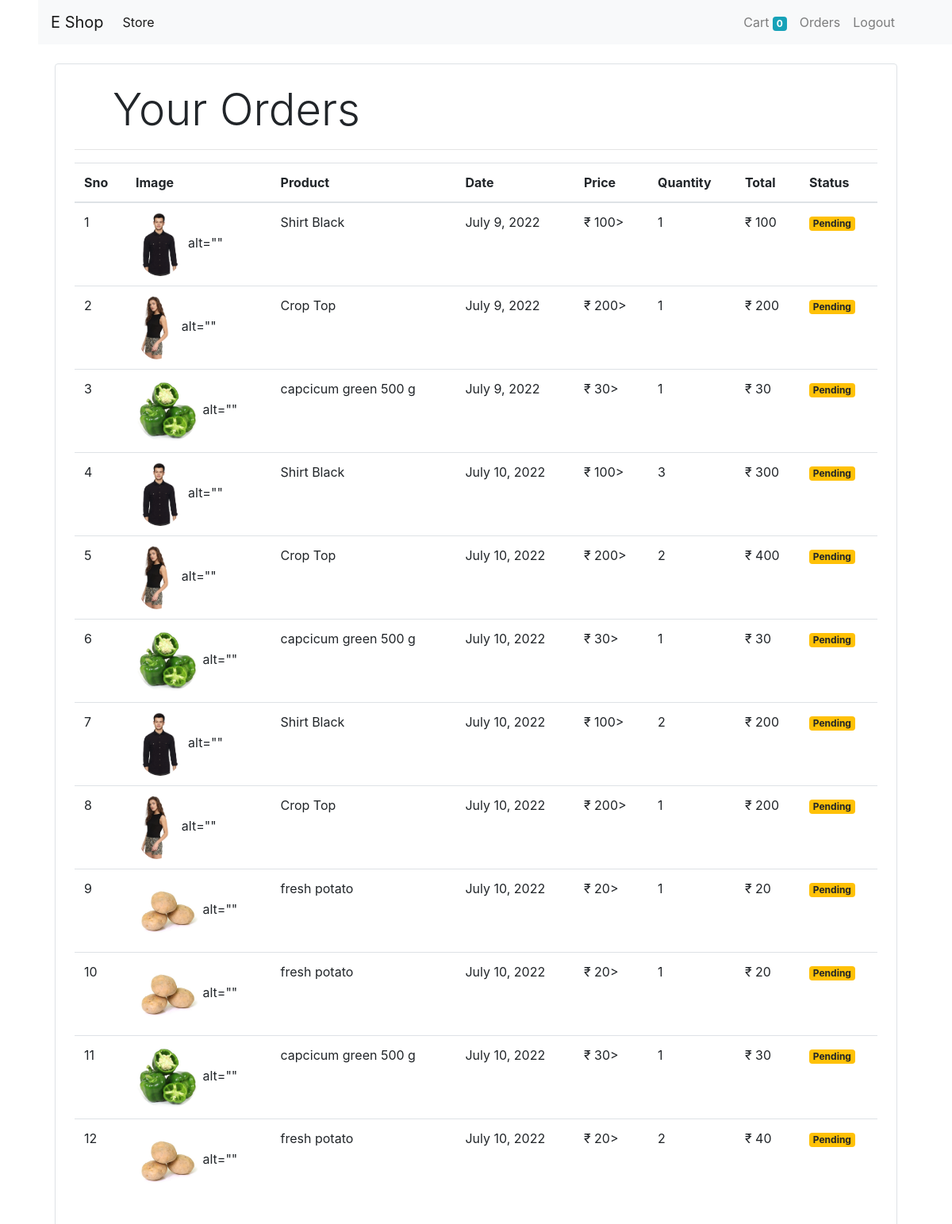
Screenshot of /orders (signed in) with the database file from the repository.
### store/models/orders.py (models this page shows, shortened)
class Order(models.Model):
    product = models.ForeignKey(Product, on_delete=models.CASCADE)
    customer = models.ForeignKey(Customer, on_delete=models.CASCADE)
    quantity = models.IntegerField(default=1)
    price = models.IntegerField()
    address=models.CharField(max_length=100, default='', blank=True)
    phone=models.CharField(max_length=15, default='', blank=True)
    date = models.DateField(default=datetime.datetime.today)
    status=models.BooleanField(default=False)
    @staticmethod
    def get_orders_by_customer(customer_id):
        return Order.objects\
            .filter(customer=customer_id)\
            .order_by('-date')

### store/models/product.py (models this page shows, shortened)
class Product(models.Model):
    name=models.CharField(max_length=50)
    price=models.IntegerField(default=0)
    description=models.CharField(max_length=100, default='', null=True, blank=True)
    category = models.ForeignKey(Category, on_delete=models.CASCADE, default=1)
    image = models.ImageField(upload_to='uploads/products/')

### store/middlewares/auth.py (the view)
    def middleware(request):
        print('middleware')
        print(request.session.get('customer'))
        returnUrl=request.META['PATH_INFO']
        print('line 10 auth.py: ', request.META['PATH_INFO'])
        if not request.session.get('customer'):
            return redirect(f'login?return_url={returnUrl}')
        response = get_response(request)
        return response

### store/templatetags/custom_filter.py (called while the page is built)
@register.filter(name='currency')
def currency(number):
    return "₹ "+str(number)

@register.filter(name='multiply')
def multiply(number, number1):
    return number * number1

### store/views/orders.py (called while the page is built)
    def get(self, request):
        customer = request.session.get('customer')
        orders = Order.get_orders_by_customer(customer)
        print(orders)
        orders=orders.reverse()
        return render(request, 'orders.html', {'orders': orders})

### store/templates/orders.html
{% extends 'base.html' %}
{% block content %}
{% load cart %}
{% load custom_filter %}
<div class="container">
  <div class="border rounded p-4 m-4">
   <p class="display-4 pl-4 ml-4">Your Orders</p>
   <hr />
   <table class="table">
      <thead>
        <tr>
          <th>Sno</th>
          <th>Image</th>
          <th>Product</th>
          <th>Date</th>
          <th>Price</th>
          <th>Quantity</th>
          <th>Total</th>
          <th>Status</th>
        </tr>
      </thead>
      <tbody>
        {% for order in orders %}
        <tr>
          <td>{{forloop.counter}}</td>
          <td><img style="height:80px"
            class="rounded-circle" src="{{order.product.image.url}}"> alt=""</td>
          <td>{{order.product.name}}</td>
          <td>{{order.date}}</td>
          <td>{{order.price|currency}}></td>
          <td>{{order.quantity}}</td>
          <td>{{order.quantity|multiply:order.price|currency}}</td>
          {% if order.status %}
          <td><small class="badge badge-success">Completed</small></td>
          {% else %}
          <td><small class="badge badge-warning">Pending</small></td>
          {% endif %}
        </tr>
        {% endfor %}
      </tbody>
    </table>
  </div>
</div>
{% endblock %}

### rows the page displays
Order: product.image (picture), product.name "Shirt Black", date "July 9, 2022", price "₹ 100", quantity "1", quantity|multiply "₹ 100", status "Pending"
Order: product.image (picture), product.name "Crop Top", date "July 9, 2022", price "₹ 200", quantity "1", quantity|multiply "₹ 200", status "Pending"
Order: product.image (picture), product.name "capcicum green 500 g", date "July 9, 2022", price "₹ 30", quantity "1", quantity|multiply "₹ 30", status "Pending"
Order: product.image (picture), product.name "Shirt Black", date "July 10, 2022", price "₹ 100", quantity "3", quantity|multiply "₹ 300", status "Pending"
Order: product.image (picture), product.name "Crop Top", date "July 10, 2022", price "₹ 200", quantity "2", quantity|multiply "₹ 400", status "Pending"
Order: product.image (picture), product.name "capcicum green 500 g", date "July 10, 2022", price "₹ 30", quantity "1", quantity|multiply "₹ 30", status "Pending"
Order: product.image (picture), product.name "Shirt Black", date "July 10, 2022", price "₹ 100", quantity "2", quantity|multiply "₹ 200", status "Pending"
Order: product.image (picture), product.name "Crop Top", date "July 10, 2022", price "₹ 200", quantity "1", quantity|multiply "₹ 200", status "Pending"
Order: product.image (picture), product.name "fresh potato", date "July 10, 2022", price "₹ 20", quantity "1", quantity|multiply "₹ 20", status "Pending"
Order: product.image (picture), product.name "fresh potato", date "July 10, 2022", price "₹ 20", quantity "1", quantity|multiply "₹ 20", status "Pending"
Order: product.image (picture), product.name "capcicum green 500 g", date "July 10, 2022", price "₹ 30", quantity "1", quantity|multiply "₹ 30", status "Pending"
Order: product.image (picture), product.name "fresh potato", date "July 10, 2022", price "₹ 20", quantity "2", quantity|multiply "₹ 40", status "Pending"

### other values shown
{{ request.session.cart.keys|length }} "0"
